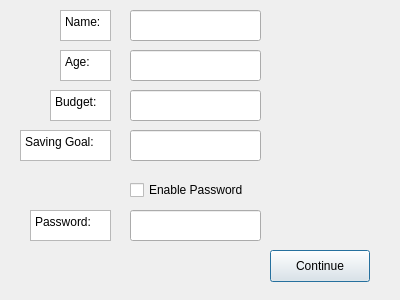
<?xml version="1.0" encoding="UTF-8"?>
<ui version="4.0">
 <class>NameDialog</class>
 <widget class="QDialog" name="NameDialog">
  <property name="geometry">
   <rect>
    <x>0</x>
    <y>0</y>
    <width>400</width>
    <height>300</height>
   </rect>
  </property>
  <property name="windowTitle">
   <string>Dialog</string>
  </property>
  <widget class="QLineEdit" name="nameEdit">
   <property name="geometry">
    <rect>
     <x>130</x>
     <y>10</y>
     <width>131</width>
     <height>31</height>
    </rect>
   </property>
  </widget>
  <widget class="QLineEdit" name="ageEdit">
   <property name="geometry">
    <rect>
     <x>130</x>
     <y>50</y>
     <width>131</width>
     <height>31</height>
    </rect>
   </property>
  </widget>
  <widget class="QLineEdit" name="budgetEdit">
   <property name="geometry">
    <rect>
     <x>130</x>
     <y>90</y>
     <width>131</width>
     <height>31</height>
    </rect>
   </property>
  </widget>
  <widget class="QLineEdit" name="goalEdit">
   <property name="geometry">
    <rect>
     <x>130</x>
     <y>130</y>
     <width>131</width>
     <height>31</height>
    </rect>
   </property>
  </widget>
  <widget class="QLineEdit" name="passwordEdit">
   <property name="geometry">
    <rect>
     <x>130</x>
     <y>210</y>
     <width>131</width>
     <height>31</height>
    </rect>
   </property>
  </widget>
  <widget class="QPushButton" name="continueButton">
   <property name="geometry">
    <rect>
     <x>270</x>
     <y>250</y>
     <width>100</width>
     <height>32</height>
    </rect>
   </property>
   <property name="text">
    <string>Continue</string>
   </property>
  </widget>
  <widget class="QCheckBox" name="enablePasswordCheck">
   <property name="geometry">
    <rect>
     <x>130</x>
     <y>180</y>
     <width>131</width>
     <height>20</height>
    </rect>
   </property>
   <property name="text">
    <string>Enable Password</string>
   </property>
  </widget>
  <widget class="QPlainTextEdit" name="plainTextEdit_5">
   <property name="geometry">
    <rect>
     <x>30</x>
     <y>210</y>
     <width>81</width>
     <height>31</height>
    </rect>
   </property>
   <property name="plainText">
    <string>Password:</string>
   </property>
  </widget>
  <widget class="QPlainTextEdit" name="plainTextEdit_4">
   <property name="geometry">
    <rect>
     <x>20</x>
     <y>130</y>
     <width>91</width>
     <height>31</height>
    </rect>
   </property>
   <property name="plainText">
    <string>Saving Goal:</string>
   </property>
  </widget>
  <widget class="QPlainTextEdit" name="plainTextEdit">
   <property name="geometry">
    <rect>
     <x>60</x>
     <y>10</y>
     <width>51</width>
     <height>31</height>
    </rect>
   </property>
   <property name="plainText">
    <string>Name:</string>
   </property>
  </widget>
  <widget class="QPlainTextEdit" name="plainTextEdit_2">
   <property name="geometry">
    <rect>
     <x>60</x>
     <y>50</y>
     <width>51</width>
     <height>31</height>
    </rect>
   </property>
   <property name="plainText">
    <string>Age:</string>
   </property>
  </widget>
  <widget class="QPlainTextEdit" name="plainTextEdit_3">
   <property name="geometry">
    <rect>
     <x>50</x>
     <y>90</y>
     <width>61</width>
     <height>31</height>
    </rect>
   </property>
   <property name="plainText">
    <string>Budget:</string>
   </property>
  </widget>
 </widget>
 <resources/>
 <connections/>
</ui>
